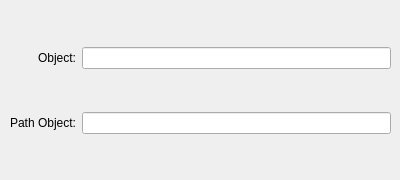
   <widget class="QWidget" name="MoveAlongPath">
    <widget class="QWidget" name="gridLayoutWidget_23">
     <property name="geometry">
      <rect>
       <x>10</x>
       <y>10</y>
       <width>381</width>
       <height>161</height>
      </rect>
     </property>
     <layout class="QGridLayout" name="gridMoveAlongPath">
      <item row="1" column="2">
       <widget class="QLineEdit" name="MoveAlongPath_path">
        <property name="alignment">
         <set>Qt::AlignLeading|Qt::AlignLeft|Qt::AlignVCenter</set>
        </property>
        <property name="placeholderText">
         <string/>
        </property>
       </widget>
      </item>
      <item row="0" column="2">
       <widget class="QLineEdit" name="MoveAlongPath_mobject">
        <property name="alignment">
         <set>Qt::AlignLeading|Qt::AlignLeft|Qt::AlignVCenter</set>
        </property>
        <property name="placeholderText">
         <string/>
        </property>
       </widget>
      </item>
      <item row="0" column="0">
       <widget class="QLabel" name="label_3">
        <property name="text">
         <string>Object:</string>
        </property>
        <property name="alignment">
         <set>Qt::AlignRight|Qt::AlignTrailing|Qt::AlignVCenter</set>
        </property>
       </widget>
      </item>
      <item row="1" column="0">
       <widget class="QLabel" name="label_4">
        <property name="text">
         <string>Path Object:</string>
        </property>
        <property name="alignment">
         <set>Qt::AlignRight|Qt::AlignTrailing|Qt::AlignVCenter</set>
        </property>
       </widget>
      </item>
     </layout>
    </widget>
   </widget>
